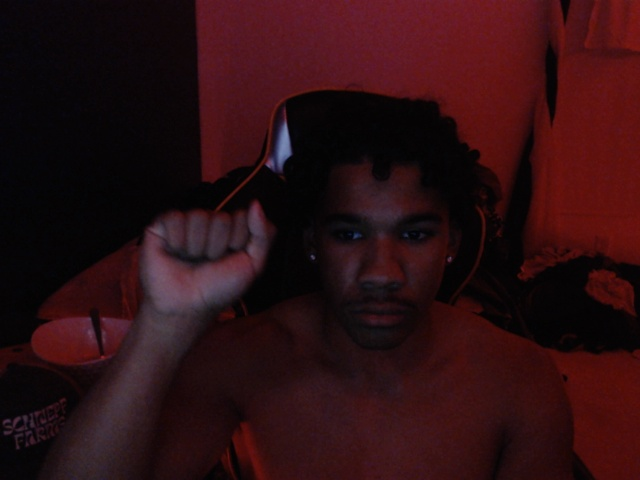
#> input picture data/0/0.jpg, 640 x 480 px; its folder holds only this picture in this run
$ python -i data_augmentation.py   (imports and definitions only)
#> lines starting #> are read from the running program, lines starting #| are printed output that depends on the picture
import os
import cv2
import numpy as np

DATA_DIR = './dataV2'


def augment_image(img):
    augmented_images = [
        img,
        cv2.rotate(img, cv2.ROTATE_90_CLOCKWISE),
        cv2.rotate(img, cv2.ROTATE_90_COUNTERCLOCKWISE),
        cv2.flip(img, 1),  # Horizontal flip
        cv2.flip(img, 0)  # Vertical flip
    ]

    # Color Jittering
    augmented_images.extend(color_jittering(img))

    return augmented_images


def color_jittering(img):
    jittered_images = []

    for _ in range(5):
        # Convert to HSV (Hue, Saturation, Value) to adjust brightness and color
        hsv_img = cv2.cvtColor(img, cv2.COLOR_BGR2HSV)

        # Randomly change the brightness
        value_change = np.random.randint(-50, 50)
        hsv_img[:, :, 2] = cv2.add(hsv_img[:, :, 2], value_change)

        # Randomly change the saturation
        saturation_change = np.random.uniform(0.5, 1.5)
        hsv_img[:, :, 1] = cv2.multiply(hsv_img[:, :, 1], saturation_change)

        # Convert back to BGR
        jittered_img = cv2.cvtColor(hsv_img, cv2.COLOR_HSV2BGR)
        jittered_images.append(jittered_img)

    return jittered_images


# [17 lines not run here, left out]

>>> import cv2
>>> picture = cv2.imread('data/0/0.jpg')
#> picture is the input picture: shape (480, 640, 3); mean B, G, R 17.6, 14.6, 44.7
>>> result = augment_image(picture)
#> the loop in color_jittering, `for _ in range(5):` made 5 passes
#> pass 3, in color_jittering, `jittered_img = cv2.cvtColor(hsv_img, cv2.COLOR_HSV2BGR)`:
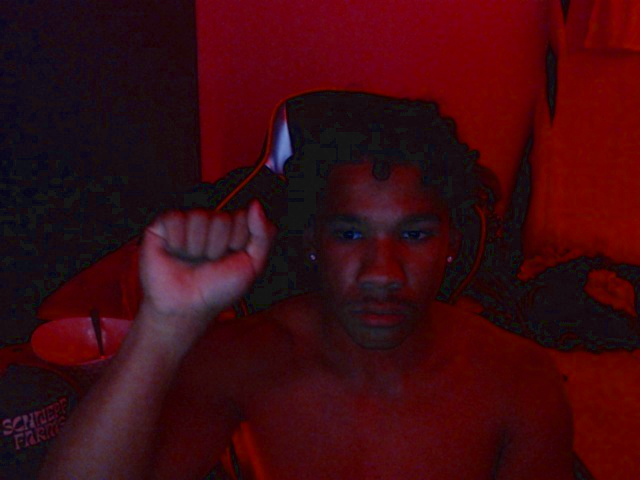
#> jittered_img: shape (480, 640, 3); mean B, G, R 16.5, 9.9, 61.1
#> after the loop in color_jittering, `for _ in range(5):`: hsv_img: shape (480, 640, 3); mean H, S, V 123.3, 119.4, 33
#> after the loop in color_jittering, `for _ in range(5):`: jittered_images = 5 items
#> result = 10 items
